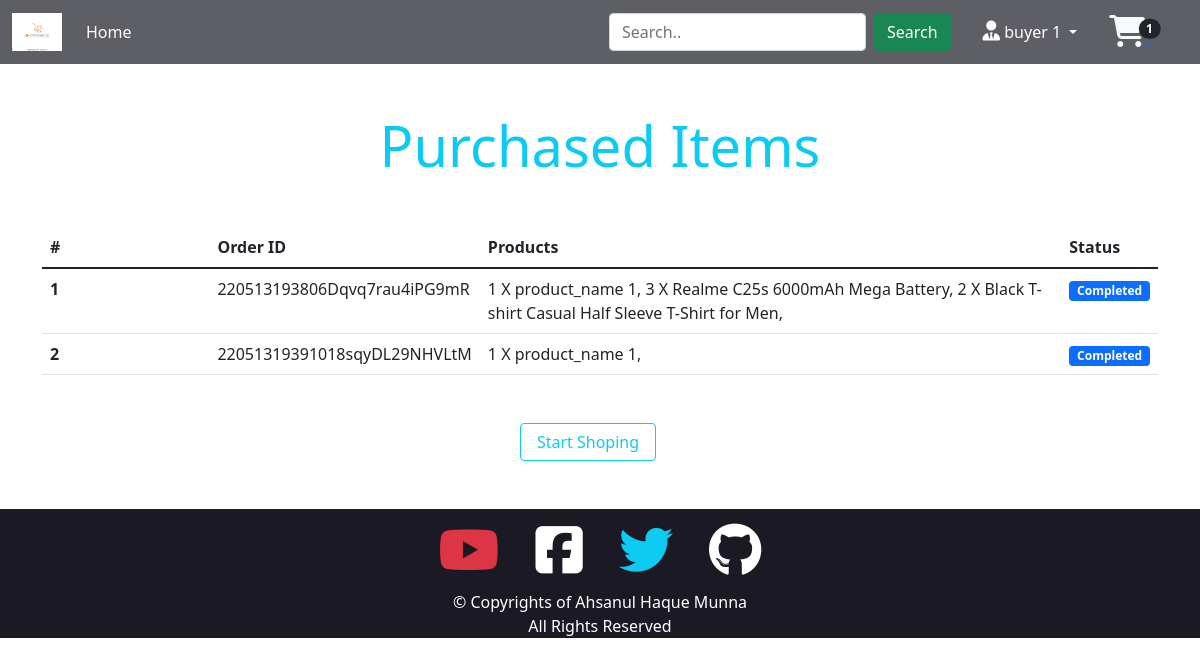
The page /pay/purchase_list/ (signed in) on the database its author committed.
### app_user/models.py (models this page shows, shortened)
class User(AbstractBaseUser, PermissionsMixin):
    email = models.EmailField(unique=True, null=False)
    is_staff = models.BooleanField(
        gettext_lazy('staff status'),
        default=False,
        help_text = gettext_lazy('Designates whether the user can log in this site')
    )
    is_active = models.BooleanField(
        gettext_lazy('active'),
        default=True,
        help_text = gettext_lazy('Designates whether this should be treated as active. unselect instead of deleting account.')
    )
    user_types = [
        ('Buyer', 'Buyer'),
        ('Vendor', 'Vendor'),
    ]
    account_type = models.CharField(
        max_length=64,
        choices=user_types,
        default='Buyer',
        help_text= gettext_lazy("Vendors has their own shops/Buyers can buy products.")
    )
    USERNAME_FIELD = 'email'
    object = AltBaseUserManager()

class UserProfile(models.Model):
    user = models.OneToOneField(User, on_delete=models.CASCADE, related_name="userProfile")
    username = models.CharField(max_length=264, blank=True)
    full_name = models.CharField(max_length=264, blank=True)
    address = models.TextField(max_length=500, blank=True)
    city = models.CharField(max_length=50, blank=True)
    zipcode = models.CharField(max_length=10, blank=True)
    country = models.CharField(max_length=50, blank=True)
    phone = models.CharField(max_length=15, blank=True)
    date_joined = models.DateTimeField(auto_now_add=True)
    coupons_bronze = models.IntegerField(default=0)
    coupons_gold = models.IntegerField(default=0)

### app_cart/models.py (models this page shows, shortened)
class ShopOrder(models.Model):
    orderitems = models.ManyToManyField(ShopCart)
    user = models.ForeignKey(settings.AUTH_USER_MODEL, on_delete=models.CASCADE)
    ordered = models.BooleanField(default=False)
    created = models.DateTimeField(auto_now_add=True)
    payment_id = models.CharField(max_length=264, blank=True, null=True)
    orderId = models.CharField(max_length=264, blank=True, null=True)
    gold = models.IntegerField(default=0)
    bronze = models.IntegerField(default=0)

class ShopCart(models.Model):
    user = models.ForeignKey(settings.AUTH_USER_MODEL, on_delete=models.CASCADE, related_name="cartUser")
    item = models.ForeignKey(Product, on_delete=models.CASCADE, related_name="cartItem")
    quantity = models.IntegerField(default=1)
    purchased = models.BooleanField(default=False)
    created = models.DateTimeField(auto_now_add=True)
    updated = models.DateTimeField(auto_now=True)
    def __str__(self) -> str:
        return f'{self.quantity} X {self.item}'

### app_shop/models.py (models this page shows)
class Product(models.Model):
    product_vendor = models.ForeignKey(User, on_delete=models.CASCADE, related_name="vendor")
    product_image = models.ImageField(upload_to="product_image")
    product_name = models.CharField(max_length=264)
    product_category = models.ForeignKey(ProductCategory, on_delete=models.CASCADE, related_name="product_category")
    product_preview_text = models.TextField(max_length=300, verbose_name="Preview Text")
    product_detial = models.TextField(max_length=1024, verbose_name="Product Description")
    product_price = models.FloatField()
    product_quantity = models.IntegerField()
    old_price = models.FloatField(default=0.00)
    product_added = models.DateTimeField(auto_now_add=True)
    def __str__(self):
        return self.product_name
    class Meta:
        ordering = ["-product_added",]

### app_payment/views.py (the view)
# urls.py: path("purchase_list/", views.orderedView, name="purchased"),
@login_required
def orderedView(request):
    try:
        orders = ShopOrder.objects.filter(user=request.user, ordered=True)
        dict = {
            "title": "Purchased items",
            "orders": orders,
        }
    except:
        messages.warning(request, "You have no purchased item")
        return redirect("app_shop:home")
    return render(request, "app_payment/purchase_list.html", context=dict)

### app_cart/templatetags/myTags.py (called while the page is built)
@register.filter
def cart_total(user):
    order = ShopOrder.objects.filter(user=user, ordered=False)
    if order.exists():
        return order[0].orderitems.count()
    else:
        return 0

### templates/app_payment/purchase_list.html (shortened to what this page needs)
{% extends 'base.html' %}
{% block body_block %}
<div class="my-5">
    <div class="my-5">
      <h2 class="display-4 text-info text-center">Purchased Items</h2>
    </div>
    <table class="table table-hover">
      <thead>
        <tr>
          <th scope="col" width="15%">#</th>
          <th scope="col">Order ID</th>
          <th scope="col">Products</th>
          <th scop="col">Status</th>
        </tr>
      </thead>
      <tbody>
        {% for order in orders %}
        <tr>
          <th scope="row">{{ forloop.counter }}</th>
          <td>{{order.orderId}}</td>
          <td>
            {% for item in order.orderitems.all %}{{item}}, {% endfor %}
          </td>
          <td>
            <span class="badge bg-primary">Completed</span>
          </td>
        </tr>
        {% endfor %}
      </tbody>
    </table>
    <div class="d-flex justify-content-center my-5">
        <a href="{% url 'app_shop:home' %}" class="btn btn-outline-info me-4 px-3">Start Shoping</a>
    </div>
</div>
{% endblock body_block %}

### templates/base.html (shortened to what this page needs)
<!doctype html>
{% load static %}
{% load myTags %}
<html lang="en">
<head>
  <link href="https://cdn.jsdelivr.net/npm/bootstrap@5.1.3/dist/css/bootstrap.min.css" rel="stylesheet"
>
  <link rel="stylesheet" href="{% static 'cssFiles/myStyle.css' %}">
</head>
<body>
  <nav class="navbar navbar-expand-lg navbar-dark myNavBackground sticky-top">
    <div class="container-fluid">
      <a class="navbar-brand" href="{% url 'app_shop:home' %}"><img id="brand" src="/media/nav_brand.png"></a>
      <div class="collapse navbar-collapse" id="navbarSupportedContent">
        <ul class="navbar-nav me-auto mb-2 mb-lg-0">
          <li class="nav-item">
            <a class="nav-link active" aria-current="page" href="{% url 'app_shop:home' %}">Home</a>
          </li>
        </ul>
        <form class="d-flex">
          <input class="form-control me-md-2" type="search" placeholder="Search.." aria-label="Search">
          <button class="btn btn-success" type="submit">Search</button>
        </form>
        {% if user.is_authenticated %}
        <div class="nav-item dropdown mx-md-3">
          <a class="nav-link dropdown-toggle text-white" href="#" id="navbarDropdown" role="button"
            data-bs-toggle="dropdown" aria-expanded="false">
            <i class="fas fa-user-tie fs-5"></i> {{request.user.userProfile.username}}
          </a>
        </div>
        <div>
          <div class="faIconsNav me-md-3"><a href="{% url 'app_cart:cart' %}">
            <i class="fs-2 fa fa-shopping-cart text-light"></i>
            <span class="top-0 start-100 translate-middle badge rounded-pill bg-dark">
              {{ request.user|cart_total }}
            </span>
          </a></div>
        </div>
        {% endif %}
      </div>
    </div>
  </nav>
  <div class='container'>
    {% block body_block %}{% endblock body_block %}
  </div>
  <section class="container-fluid myBackground">
    <div class="container">
      <div class="row">
        <div class="col text-center">
          <div class="faIcons mx-md-3">
            <a class="text-decoration-none" href="https://www.youtube.com/channel/UCNtkG_b2gGjUqmyNI9RL3uQ"><i
                class="fab fa-youtube text-danger"></i></a>
          </div>
          <div class="faIcons mx-md-3">
            <a class="text-decoration-none" href="https://www.facebook.com/AhMunna7x/"><i
                class="fab fa-facebook-square text-white"></i></a>
          </div>
          <div class="faIcons mx-md-3">
            <a class="text-decoration-none" href="https://twitter.com/munna_ahsanul"><i
                class="fab fa-twitter text-info"></i></a>
          </div>
          <div class="faIcons mx-md-3">
            <a class="text-decoration-none" href="https://github.com/AH-Munna"><i
                class="fab fa-github text-white"></i></a>
          </div>
        </div>
      </div>
      <div class="row text-center text-white">
        <div class="col">
          <label for="text" class="unselectable">&copy; Copyrights of Ahsanul Haque Munna</label><br>
          <label for="text" class="unselectable">All Rights Reserved</label>
        </div>
      </div>
    </div>
  </section>
</body>
</html>

### static/cssFiles/myStyle.css (style rules this page uses)
.myBackground { background-color: rgb(27, 26, 36); }
.myNavBackground { background-color: rgba(27, 26, 36, 0.7); }
.faIcons { font-size: 54px; display: inline-block; transition: transform .2s; }
.faIconsNav { transition: transform .3s; }
body { background-image: url("https://img.freepik.com/free-vector/white-elegant-texture-background-style_23-2148432200.jpg?w=2000"); background-size: cover; }
.unselectable { user-select: none; }
#brand { width: 50px; }

### rows shown on the page
User: user.userProfile.username "buyer 1", user|cart_total "1"
ShopOrder: orderId "220513193806Dqvq7rau4iPG9mR"
ShopCart: quantity+item "1 X product_name 1"
ShopCart: quantity+item "3 X Realme C25s 6000mAh Mega Battery"
ShopCart: quantity+item "2 X Black T-shirt Casual Half Sleeve T-Shirt for Men"
ShopOrder: orderId "22051319391018sqyDL29NHVLtM"
ShopCart: quantity+item "1 X product_name 1"
